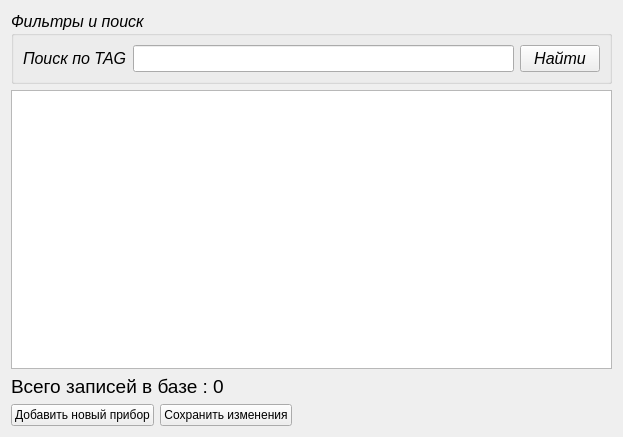
<?xml version="1.0" encoding="UTF-8"?>
<ui version="4.0">
 <class>Registry</class>
 <widget class="QWidget" name="Registry">
  <property name="geometry">
   <rect>
    <x>0</x>
    <y>0</y>
    <width>623</width>
    <height>437</height>
   </rect>
  </property>
  <property name="windowTitle">
   <string>Реестр оборудования КИПиА</string>
  </property>
  <layout class="QVBoxLayout" name="verticalLayout_2">
   <item>
    <widget class="QGroupBox" name="groupBox">
     <property name="font">
      <font>
       <pointsize>12</pointsize>
       <italic>true</italic>
      </font>
     </property>
     <property name="title">
      <string>Фильтры и поиск</string>
     </property>
     <layout class="QHBoxLayout" name="horizontalLayout">
      <item>
       <widget class="QLabel" name="label">
        <property name="text">
         <string>Поиск по TAG</string>
        </property>
       </widget>
      </item>
      <item>
       <widget class="QLineEdit" name="lineEdit"/>
      </item>
      <item>
       <widget class="QPushButton" name="btn_search">
        <property name="text">
         <string>Найти</string>
        </property>
       </widget>
      </item>
     </layout>
    </widget>
   </item>
   <item>
    <widget class="QTableView" name="equipment_table">
     <property name="alternatingRowColors">
      <bool>true</bool>
     </property>
     <property name="sortingEnabled">
      <bool>true</bool>
     </property>
    </widget>
   </item>
   <item>
    <layout class="QVBoxLayout" name="verticalLayout">
     <item>
      <widget class="QLabel" name="label_2">
       <property name="font">
        <font>
         <pointsize>14</pointsize>
        </font>
       </property>
       <property name="text">
        <string>Всего записей в базе : 0</string>
       </property>
      </widget>
     </item>
     <item>
      <layout class="QHBoxLayout" name="horizontalLayout_2">
       <item>
        <widget class="QPushButton" name="btn_add">
         <property name="text">
          <string>Добавить новый прибор</string>
         </property>
        </widget>
       </item>
       <item>
        <widget class="QPushButton" name="pushButton">
         <property name="text">
          <string>Сохранить изменения</string>
         </property>
        </widget>
       </item>
       <item>
        <spacer name="horizontalSpacer">
         <property name="orientation">
          <enum>Qt::Horizontal</enum>
         </property>
         <property name="sizeHint" stdset="0">
          <size>
           <width>40</width>
           <height>20</height>
          </size>
         </property>
        </spacer>
       </item>
      </layout>
     </item>
    </layout>
   </item>
  </layout>
 </widget>
 <resources/>
 <connections/>
</ui>
